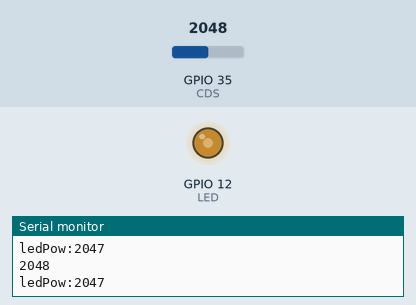
The program below on a simulated ESP32. On the bench: output pins drawn as LEDs (lit = HIGH), the last lines printed to the serial monitor. Inputs (shaded band) come from the test bench; at power-on: GPIO 35 (CDS) = 2048.

Above: at 1.3 s.
1.4 s: GPIO 35 (CDS) set to 1228
At 2.3 s:
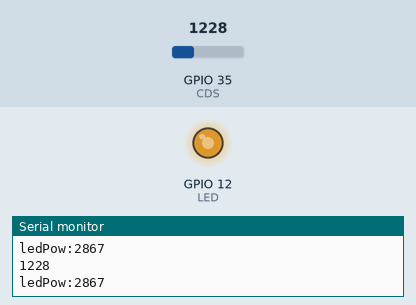
3.0 s: GPIO 35 (CDS) set to 491
At 3.5 s:
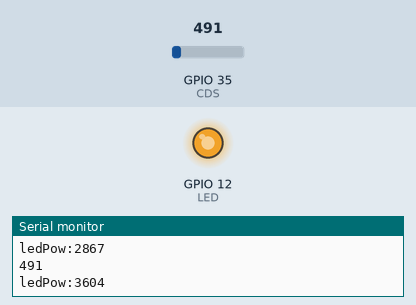
4.5 s: GPIO 35 (CDS) set to 3603
At 5.7 s:
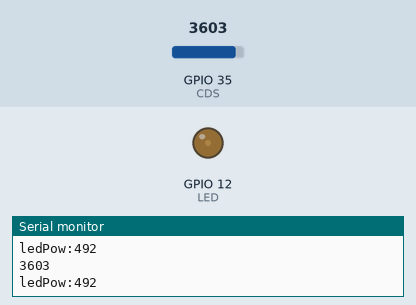
6.0 s: GPIO 35 (CDS) set to 4095
At 7.0 s:
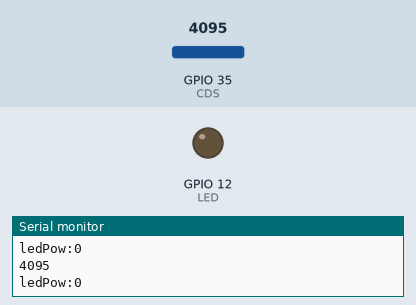
Timing chart, 0 to 8.5 s (numbered marks = the images above; inputs shaded):
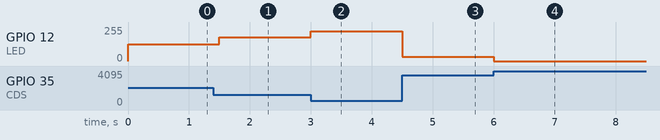

The program:

main.cpp
```cpp
#include <Arduino.h>

const int CDS = 35;     // CdSセル接続ピン
const int LED = 12;     // LED接続ピン
const int PWM_CH = 0;   // PWMチャンネル

void setup() {
  pinMode(CDS, INPUT);
  pinMode(LED, OUTPUT);
  ledcSetup(PWM_CH, 1000, 12);
  ledcAttachPin(LED, 0);

  Serial.begin(115200);
}

void loop() {
  int value = analogRead(CDS);
  Serial.println(value);

  unsigned int ledPow = 0x0FFF - value;

  if(ledPow < 0x00FF){
    ledPow = 0;
  }

  ledcWrite(PWM_CH, ledPow);
  Serial.print("ledPow:");
  Serial.println(ledPow);

  delay(500);
}
```

Measured:
- after the input at 1.4 s, GPIO 12 (LED): 127/255 → 178/255 after 0.10 s
- after the input at 3.0 s, GPIO 12 (LED): 178/255 → 224/255 at once
- after the input at 4.5 s, GPIO 12 (LED): 224/255 → 31/255 at once
- after the input at 6.0 s, GPIO 12 (LED): 31/255 → 0/255 at once
